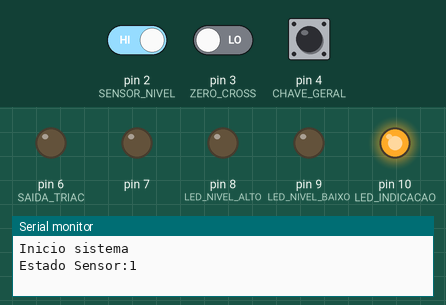
Recording of a program running on a simulated Arduino Uno, built with avr-gcc and run on an emulated ATmega328P. Parts: output pins drawn as LEDs (lit = HIGH), the last lines printed to the serial monitor. Dashed ring = blinking. The inputs (shaded band) are chosen by the test bench; at power-on: pin 4 (CHAVE_GERAL) HIGH, pin 2 (SENSOR_NIVEL) HIGH, pin 3 (ZERO_CROSS) LOW.

Above: at 1.2 s.
1.3 s: pin 4 (CHAVE_GERAL) pulled LOW for 3.2 s
At 1.7 s:
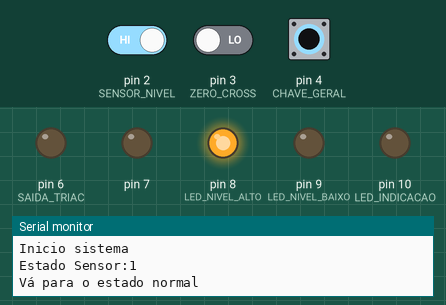
7.5 s: pin 2 (SENSOR_NIVEL) driven LOW and pin 4 (CHAVE_GERAL) driven LOW
At 7.65 s:
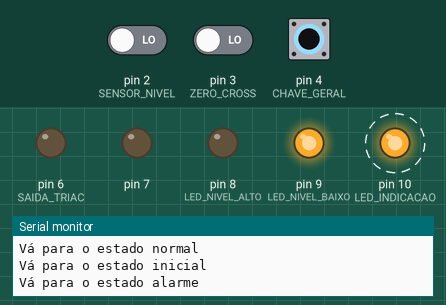
10.5 s: pin 2 (SENSOR_NIVEL) driven HIGH
At 11.1 s:
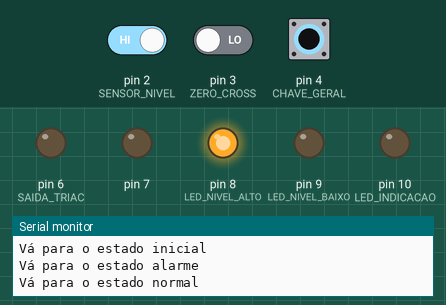
12.0 s: pin 4 (CHAVE_GERAL) driven HIGH
At 13.85 s:
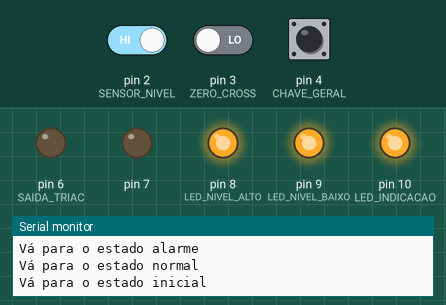
15.0 s: pin 4 (CHAVE_GERAL) driven LOW
At 15.8 s:
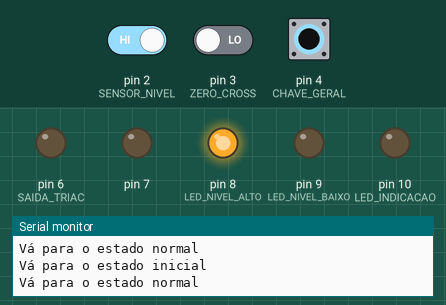
16.5 s: pin 2 (SENSOR_NIVEL) driven LOW
At 16.75 s:
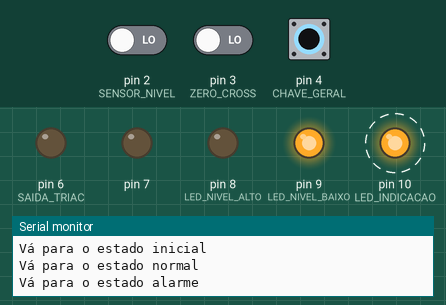
Timing chart, 0 to 20.5 s (numbered marks = the images above; inputs shaded):
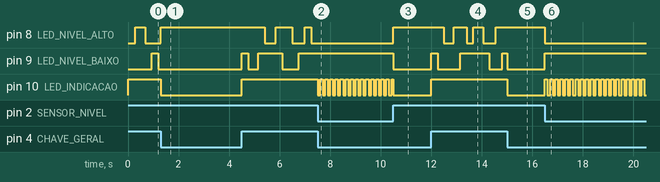

Measured:
- after the input at 1.3 s, pin 10 (LED_INDICACAO): HIGH → LOW at once, → HIGH 3.2 s later
- after the input at 7.5 s, pin 8 (LED_NIVEL_ALTO): stops changing and stays LOW; pin 9 (LED_NIVEL_BAIXO): stays HIGH (without the input it goes to LOW after 0.40 s); pin 10 (LED_INDICACAO): alternates HIGH for 0.10 s and LOW for 0.10 s, starting at once
- after the input at 10.5 s, pin 8 (LED_NIVEL_ALTO): LOW → HIGH at once; pin 9 (LED_NIVEL_BAIXO): HIGH → LOW at once; pin 10 (LED_INDICACAO): goes on until 10.5 s, then stays LOW
- after the input at 12.0 s, pin 8 (LED_NIVEL_ALTO): goes LOW 0.40 s, HIGH 0.50 s, LOW 0.25 s, HIGH 0.40 s, LOW 0.50 s, then HIGH, starting after 0.50 s; pin 9 (LED_NIVEL_BAIXO): goes HIGH 0.25 s, LOW 0.90 s, HIGH 1.2 s, LOW 0.50 s, then HIGH, starting at once; pin 10 (LED_INDICACAO): LOW → HIGH at once
- after the input at 15.0 s, pin 8 (LED_NIVEL_ALTO): stays HIGH (without the input it goes to LOW after 0.06 s); pin 10 (LED_INDICACAO): HIGH → LOW at once
- after the input at 16.5 s, pin 8 (LED_NIVEL_ALTO): HIGH → LOW at once; pin 9 (LED_NIVEL_BAIXO): LOW → HIGH at once; pin 10 (LED_INDICACAO): alternates HIGH for 0.10 s and LOW for 0.10 s, starting at once

The program:

main.cpp
```cpp
/** =============================================================================
  Projeto: Controle de saída PWM (bomba submersível) e monitoramento do nível
  Utilizado: Arduino, Leds de Indicação, Sensor de nível, chave ON/OFF, módulo TRIAC
  @file main.cpp
  @author Yhan Christian Souza Silva
  @date  15/10/2021
  @version V.1.0.0

                **DESCRIÇÃO DE FUNCIONAMENTO DO FIRMWARE**
  - O sistema após inicialização fará o acionamento da SAIDA_TRIAC Para controle
  do fluxo de água da bomba submersível, é colocado um sensor de nível que
  identifica o baixo nível e o LED_NIVEL_BAIXO será aceso e  a bomba desabilitada.

  Versão Simplificada Arduino
  Aplicação do Projeto: Pessoal, para controle do fluxo de água do
  bebedouro dos gatos.
  =========================================================================== */

/* Includes ------------------------------------------------------------------*/

#include <Arduino.h>
#include "sysconfig.h"
#include <avr/wdt.h>

/* Private variables ---------------------------------------------------------*/

bool bHabilitaSistema, bBaixoNivel, bZeroCrossDetector;

/* Private ISR's (Interrupt Service Routine) ---------------------------------*/

void trata_isr_zc();

/* Function Pointer FSM - Finite State Machine -------------------------------*/

void (*pvMaquinaEstados)();

/* Private functions ---------------------------------------------------------*/

void inicia_io();
void config_interrupcao();
void inicia_flags();
void pisca_led(uint8_t uiPino, uint16_t uiIntervalo);
void estado_inicial();
void estado_normal();
void estado_alarme();

/* Bodie of setup function ---------------------------------------------------*/

void setup()
{
  //Configura IO - Verifica erros
  inicia_io();

  //Configura pinos - interrupção
  config_interrupcao();

  //Inicia Variáveis
  inicia_flags();

  //Habilitando comunicação Serial
  Serial.begin(BAUD_RATE);

  Serial.println("Inicio sistema");

  Serial.println("Estado Sensor:" + String(bBaixoNivel));

  //Aponta estado inicial sistema
  pvMaquinaEstados = estado_inicial;

  //Habilita WDT - Watch Dog Timer
  wdt_enable(WDTO_4S);
}

/* Bodie of loop function ----------------------------------------------------*/

void loop()
{
  //Realimenta o WDT
  wdt_reset();
  //Chama a função apontada pela máquina de estados
  (*pvMaquinaEstados)();
}

/*Bodie of private ISR's (Interrupt Service Routine) --------------------------*/

void trata_isr_zc()
{
  bZeroCrossDetector = true;
}

/* Bodies of private functions -----------------------------------------------*/

void inicia_io()
{
  //Configura entradas - input pullup
  for (uint8_t i = 2; i < 5; i += 2)
  {
    pinMode(i, INPUT_PULLUP);
  }

  //Configura entrada - ZC
  pinMode(ZERO_CROSS, INPUT);

  //Configura saídas e inicia com todas desligadas
  for (uint8_t i = 6; i < 11; i++)
  {
    pinMode(i, OUTPUT);
    digitalWrite(i, LOW);
  }
}

void config_interrupcao()
{
  //Configura interrupção zero cross módulo triac
  attachInterrupt(digitalPinToInterrupt(ZERO_CROSS), trata_isr_zc, RISING);
}

void inicia_flags()
{
  //Estado inicial flags indicação sistema
  bBaixoNivel = true;
  bHabilitaSistema = false;
  bZeroCrossDetector = false;
}

void pisca_led(uint8_t uiPino, uint16_t uiIntervalo)
{
  static unsigned long ulUltimoMillis = 0;

  if ((long)millis() - ulUltimoMillis > uiIntervalo)
  {
    digitalWrite(uiPino, !digitalRead(uiPino));
    ulUltimoMillis = millis();
  }
}

// Implementação dos estados - FSM

void estado_inicial()
{
  //Inicia com LEDs piscando alternando - Azul ligado Fixo
  static bool bAlternaLed = false;
  if (!bAlternaLed)
  {
    pisca_led(LED_NIVEL_ALTO, TEMPO_PISCA_INICIAL);
    bAlternaLed = true;
  }
  else
  {
    pisca_led(LED_NIVEL_BAIXO, TEMPO_PISCA_INICIAL);
    bAlternaLed = false;
  }
  digitalWrite(LED_INDICACAO, HIGH);

  //Saída Triac - Desabilitada
  digitalWrite(SAIDA_TRIAC, LOW);

  //Realiza leitura baixo nível
  bBaixoNivel = digitalRead(SENSOR_NIVEL);

  //Verifica chave Geral e sinal de (nível)
  if (!digitalRead(CHAVE_GERAL) && bBaixoNivel)
  {
    Serial.println("Vá para o estado normal");
    pvMaquinaEstados = estado_normal;
  }

  else if (!digitalRead(CHAVE_GERAL) && !bBaixoNivel)
  {
    Serial.println("Vá para o estado alarme");
    pvMaquinaEstados = estado_alarme;
  }
}

void estado_normal()
{
  //Inicia com LED Azul desligado, Vermelho Desligado, Verde Aceso Fixo
  digitalWrite(LED_NIVEL_BAIXO, LOW);
  digitalWrite(LED_NIVEL_ALTO, HIGH);
  digitalWrite(LED_INDICACAO, LOW);

  //Verifica flag interrupção Triac para acionamento saída PWM
  if (bZeroCrossDetector)
  {
    unsigned long uiTempoTriac = 8200L * (100L - POTENCIA_SAIDA) / 100L;
    unsigned long uiTempoEspera = 6;
    delayMicroseconds(uiTempoTriac);
    digitalWrite(SAIDA_TRIAC, HIGH);
    delayMicroseconds(uiTempoEspera);
    digitalWrite(SAIDA_TRIAC, LOW);
    bZeroCrossDetector = false;
  }

  //Realiza leitura baixo nível
  bBaixoNivel = digitalRead(SENSOR_NIVEL);

  //Verifica Alarme e Chave Geral para direcionar ao estado correspondente
  if (!digitalRead(CHAVE_GERAL) && !bBaixoNivel)
  {
    Serial.println("Vá para o estado alarme");
    pvMaquinaEstados = estado_alarme;
  }

  //Chave geral  desligada volta estado inicial
  else if (digitalRead(CHAVE_GERAL))
  {
    Serial.println("Vá para o estado inicial");
    inicia_flags();
    pvMaquinaEstados = estado_inicial;
  }
}

void estado_alarme()
{
  //Inicia com LED Azul piscando - Vermelho aceso fixo
  pisca_led(LED_INDICACAO, TEMPO_PISCA_ALARME);
  digitalWrite(LED_NIVEL_BAIXO, HIGH);
  digitalWrite(LED_NIVEL_ALTO, LOW);

  //Saída Triac - Desabilitada
  digitalWrite(SAIDA_TRIAC, LOW);

  //Realiza leitura baixo nível
  bBaixoNivel = digitalRead(SENSOR_NIVEL);

  //Verifica chave geral para retornar ao estado correspondente
  if (!digitalRead(CHAVE_GERAL) && bBaixoNivel)
  {
    Serial.println("Vá para o estado normal");
    pvMaquinaEstados = estado_normal;
  }

  //Chave geral  desligada volta estado inicial
  else if (digitalRead(CHAVE_GERAL))
  {
    Serial.println("Vá para o estado inicial");
    inicia_flags();
    pvMaquinaEstados = estado_inicial;
  }
}

/*****************************END OF FILE**************************************/
```

sysconfig.h
```cpp
/**
  ******************************************************************************
  * @Company    : Yhan Christian Souza Silva
  * @file       : config.h
  * @author     : Yhan Christian Souza Silva
  * @date       : 15/10/2021
  * @brief      : Arquivo header sysconfig.h com definições de entradas/saidas
  ******************************************************************************
*/

/* Define to prevent recursive inclusion -------------------------------------*/

#ifndef _SYSCONFIG_H
#define _SYSCONFIG_H

/* Define --------------------------------------------------------------------*/

//Entradas

#define SENSOR_NIVEL 2
#define ZERO_CROSS 3
#define CHAVE_GERAL 4

//Saídas

#define SAIDA_TRIAC 6
#define LED_NIVEL_ALTO 8
#define LED_NIVEL_BAIXO 9
#define LED_INDICACAO 10

//Defines Gerais

#define BAUD_RATE 9600
#define TEMPO_ESPERA (uint8_t) 10
#define TEMPO_PISCA_INICIAL 250
#define TEMPO_PISCA_ALARME 100
#define POTENCIA_SAIDA 40

#endif

/*****************************END OF FILE**************************************/
```
